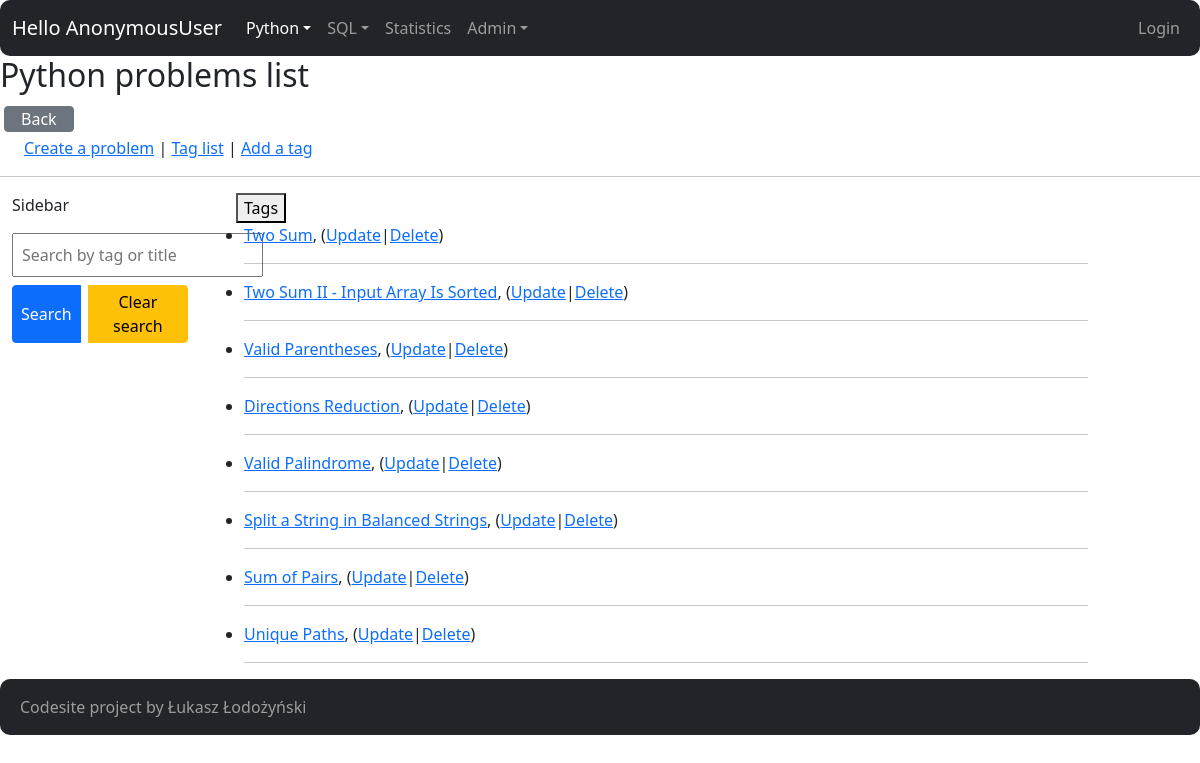
Page /python/ on the committed database.
### python_problems/models.py (models this page shows, shortened)
class Problem(models.Model):
    tags = models.ManyToManyField("Tag")
    title = models.CharField(max_length=200)
    difficulty = models.ForeignKey(Difficulty, related_name="co_to", on_delete=models.DO_NOTHING)
    url = models.CharField(max_length=200)
    description = models.TextField(blank=False, null=False)
    is_solved = models.BooleanField(default=False)
    solution = models.TextField(blank=True, null=True)
    testcase = models.TextField(blank=True, null=True)

### python_problems/views.py (the view)
# urls.py: path("", views.ProblemIndexView.as_view(), name="index"),
class ProblemIndexView(ListView):
    model = Problem
    def get_context_data(self, **kwargs):
        context = super(ProblemIndexView, self).get_context_data(**kwargs)
        query = self.request.GET.get("query", "")
        problem_list = self.model.objects.all()
        if query:
            problem_list = problem_list.filter(
                Q(tags__name__icontains=query) | Q(title__icontains=query)).distinct()
        context["problem_list"] = problem_list
        context["query"] = query
        return context

### core/context_processors.py (called while the page is built)
def settings(request):
    return {
        'settings': django_settings,
    }

### python_problems/models.py (called while the page is built)
    def __str__(self):
        return self.name

### python_problems/templates/python_problems/problem_list.html (shortened to what this page needs)
{% extends "core/base.html" %}
{% block content %}
  {% load static %}
  <link rel="stylesheet" href="{% static 'python_problems/style.css' %}">
  <h2>Python problems list</h2>
  <a href="/" class="btn btn-secondary px-3 py-0 m-1">Back</a>
  <br>
  <a href="create/" class="ms-4">Create a problem</a> |
  <a href="tag/">Tag list</a> |
  <a href="tag/create/">Add a tag</a>
  <hr>
  <div class="container-fluid pb-6">
    <div class="row">
      <div class="col-md-2">
        <p>Sidebar</p>
        <form method="get" action="{% url 'python_problems:index' %}">
          <input name="query"
                 class="px-2 py-2 mb-2"
                 type="text"
                 value="{{ query }}"
                 placeholder="Search by tag or title">
          <div class="btn-group btn-group-horizontal gap-2">
            <button class="btn btn-primary mb-2 px-2">Search</button>
            <a class="btn btn-warning mb-2 p-1"
               href="{% url 'python_problems:index' %}"
               role="button">Clear search</a>
          </div>
        </form>
      </div>
      <div class="col-md-9">
        {% if problem_list %}
          <button onclick="toggleTags()" class="ms-4">Tags</button>
          <ul>
            {% for problem in problem_list %}
              <li>
                <div class="problem-container flex">
                  <a href="{% url 'python_problems:detail' problem.id %}">{{ problem.title }}</a>,
                  (<a href="{% url 'python_problems:problem-update' problem.id %}">Update</a> |
                  <a href="{% url 'python_problems:problem-delete' problem.id %}">Delete</a>)
                </div>
                <hr>
              </li>
            {% endfor %}
          </ul>
        {% else %}
          <p>No python problems available.</p>
        {% endif %}
      </div>
    </div>
  </div>
{% endblock content %}

### python_problems/static/python_problems/style.css (style rules this page uses)
.problem-container { display: flex; align-items: center; }
.problem-container a { margin-right: 0px; }

### rows in the picture
Problem: title "Two Sum"
Problem: title "Two Sum II - Input Array Is Sorted"
Problem: title "Valid Parentheses"
Problem: title "Directions Reduction"
Problem: title "Valid Palindrome"
Problem: title "Split a String in Balanced Strings"
Problem: title "Sum of Pairs"
Problem: title "Unique Paths"

### other values in the picture
{{ request.user }} "AnonymousUser"
{{ settings.APP_NAME }} "Codesite"
